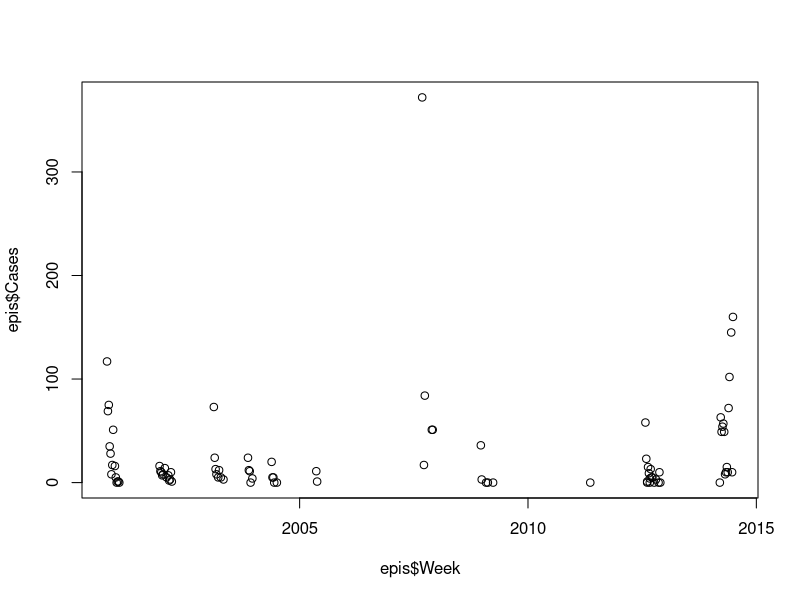
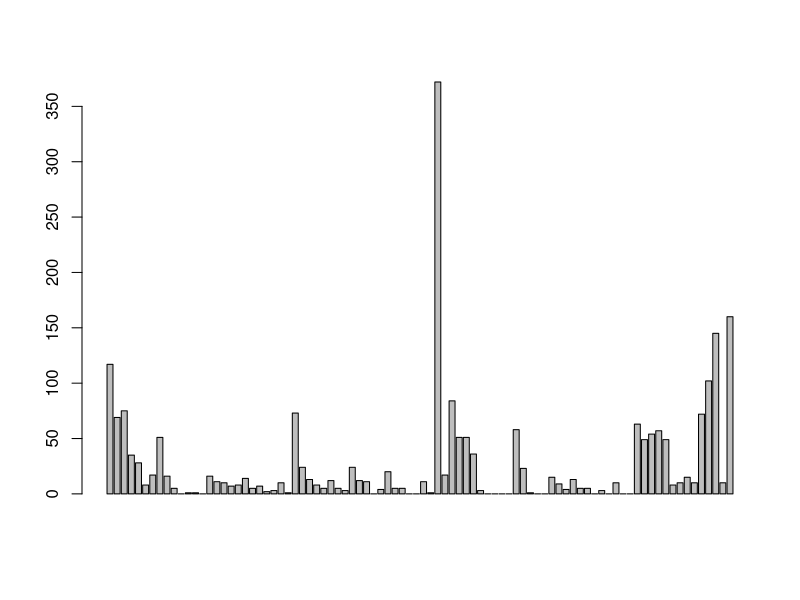
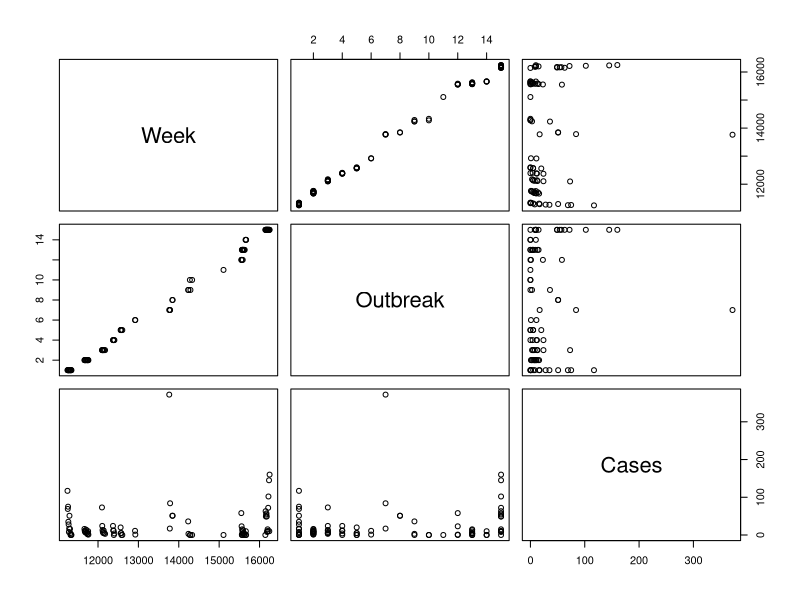
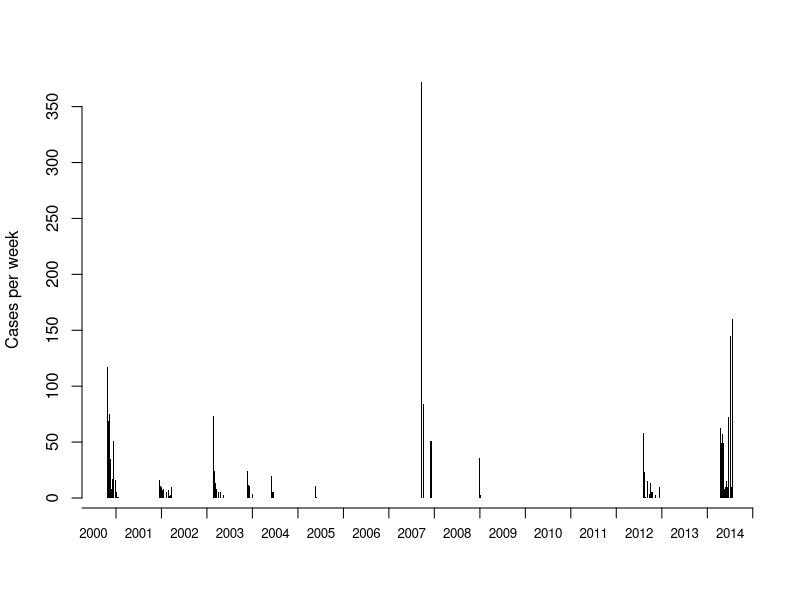
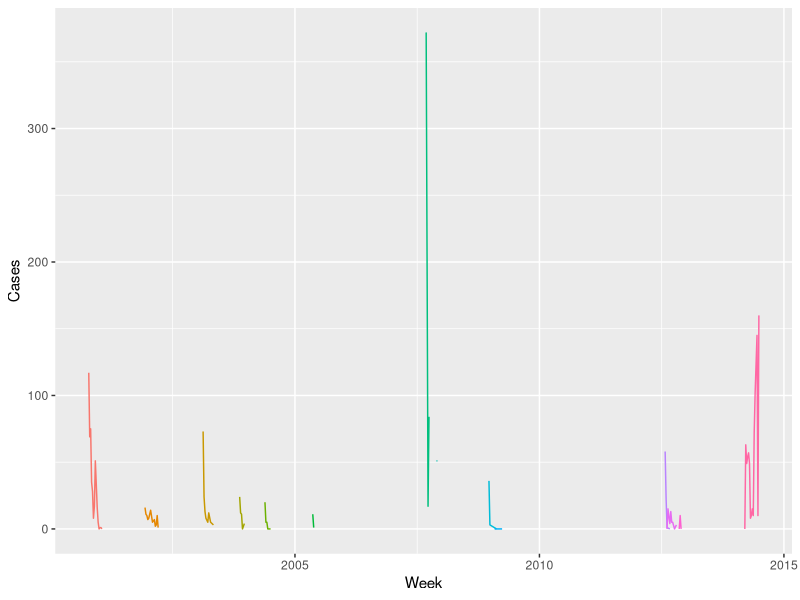
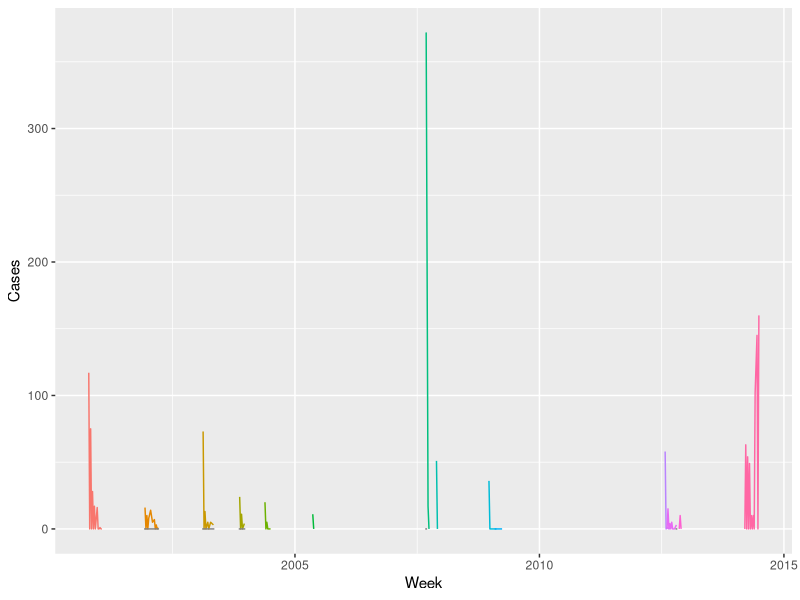

Generate these figures, in order, with R: (Note: this script raises an error after producing the figures.)
# Reads in raw data source, extracts data for each epidemic
# and generates a new .csv file with the data from all epidemics

# assumes the variable 'data_file' contains the data file to use
##
## set wd etc
##
# output folder to create
output_dir        <- "outbreaks"
# columes that indicate an outbreak
outbreak_col      <- "Outbrk"
outbreak_code_col <- "OutbreakCode"

# column for report date
date_col          <- "reportdate"
date_format       <- "%d-%B-%y"

# output folder to create
output_dir        <- "outbreaks"

# survey weeks start on a saturday, so just find the previous saturday
surv_week_start <- function(date)
{
  # 1. Find the previous saturday
  prev_sat <- date
  while (weekdays(prev_sat) != "Saturday")
    prev_sat <- prev_sat - 1;
  return(as.character(prev_sat))
}

surv_date <- function(date)
{
  # Find the month
  return(format.Date(date, "%y-%m-%d"))
}

# read in data
all <- read.csv("EbolaData.csv")

notification_dates <- as.Date(all[,date_col], format=date_format)
notification_weeks <- sapply(notification_dates, surv_week_start)
notification_date <- sapply(notification_weeks, surv_date)

# now the total incidence through time, with outbreak no's as well
allt<-cbind(as.Date(notification_weeks),all)
epis<-aggregate( cbind(New.Cases) ~ as.Date(notification_weeks) + Outbrk, 
                 data = allt , FUN=sum)
head(epis)
colnames(epis)<-c("Week","Outbreak","Cases")

plot(epis$Week,epis$Cases)

barplot(epis$Cases,cex.names=0.8)

#ast<-as.numeric(epis$Week)
#epis<-cbind(ast,epis)

rows <- notification_weeks > "2000-10-14"

weeks_2000 <- notification_weeks[rows]
#outbreak_col      <- "Outbreak"
#outbreaks_2000 <- epis[rows,outbreak_col]
ob_range <- range(as.Date(weeks_2000))
ob_weeks <- matrix(0, length(unique(epis$Outbreak)), diff(ob_range)/7+1)
colnames(ob_weeks) <- as.character(seq(ob_range[1], ob_range[2], by=7))

rownames(ob_weeks) <- sort(unique(epis$Outbreak))


library(reshape)
library(reshape2)
library(plyr)

# JM's working code
#popn$NZDep <- as.numeric(popn$NZDep)
#popn$merge <- paste(popn$NZDep, popn$Age, popn$Ethnicity)
#testtable$merge <- paste(testtable$NZDep, testtable$Age, testtable$Ethnicity)
#testtable <- testtable[testtable$Ethnicity!="None",]

#popn$cases <- 0
#cases <- matrix(0, length(popn$merge),1)
#rownames(cases) <- popn$merge
#cases[testtable$merge,] <- testtable$Cases
#popn$cases <- cases

allwks<-as.Date(colnames(ob_weeks))
allwks<-as.data.frame(allwks)
#allwks$cases <- 0
#allwks$Outbreaks <- NA
colnames(allwks)<-c("Week")

m1<-merge(allwks,epis,by= c("Week"),all=T,incomparables = NA)
             
plot(m1)

barplot(m1$Cases, col="black", border=NA, space=0, xaxt="n", ylim=c(0,max(m1$Cases,na.rm=T)), ylab="Cases per week")
# figure out years...
years <- as.numeric((as.Date(paste(2000:2015, "-01-01", sep="")) - ob_range[1]) / 7)
axis(1, at=years, labels=rep("", length(years)), line=0.5)
mtext(2000:2014, side=1, at = years[-length(years)] + diff(years)/2, line=1.2,cex=0.8)

library(ggplot2)

f=ggplot(m1, aes(Week, Cases))
(f1=f+geom_line(aes(group=Outbreak, color=factor(Outbreak)))+scale_color_discrete(guide="none"))

## fill minor gaps..
for (i in 2:length(m1$Cases)){
ifelse(#(
  m1$Cases[i-1]>0 #& m1$Cases[i+1]>0)
        ,m1$Cases[i]<-0,m1$Cases[i]<-m1$Cases[i])
}

for (i in 2:length(m1$Cases)){
  ifelse(#(
    m1$Cases[i+1]>0 #& m1$Cases[i+1]>0)
    ,m1$Cases[i]<-0,m1$Cases[i]<-m1$Cases[i])
}

for (i in 2:length(m1$Outbreak)){
  ifelse(#(
    m1$Cases[i]==0 && m1$Outbreak[i]==NA
    ,m1$Outbreak[i]<-m1$Outbreak[i-1],m1$Outbreak[i]<-m1$Outbreak[i])
}

for (i in 2:length(m1$Outbreak)){
  ifelse(m1$Cases[i]==0 & m1$Outbreak[i]==NA
    ,m1$Outbreak[i]<-m1$Outbreak[i+1],m1$Outbreak[i]<-m1$Outbreak[i])
}

f=ggplot(m1, aes(Week, Cases))
(f1=f+geom_line(aes(group=Outbreak, color=factor(Outbreak)))+scale_color_discrete(guide="none"))
(max(!is.na(m1$Cases)))
summary(m1)

### m1<-m1[-c(361),]
m1 <- m1[order(m1$Outbreak),]


m1$Outbreak<-as.factor(m1$Outbreak)

m1[m1$Outbreak %in% 5,]
na.omit(m1)
names(m1)<-c("date","outbreak","incidence")
for (i in 2:length(unique(m1$outbreak))-1)
{
  #f<-function(outbreak){
    outbreak<-m1[m1$outbreak %in% i,]
    week=length(outbreak)
    outbreak_data <- data.frame(outbreak, week)
    outbreak_file <- file.path(output_dir, sprintf("outbreak%02d.csv", i))
    write.csv(outbreak_data, outbreak_file, row.names=F)
  #f(outbreak)
} 
